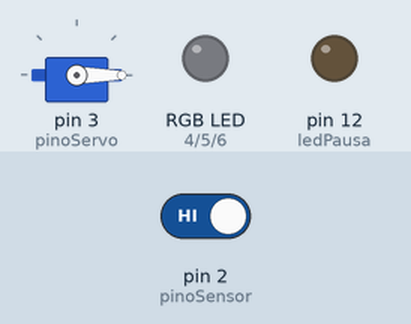
Recording of a sketch running on a simulated Arduino Uno, built with avr-gcc and run on an emulated ATmega328P. On the bench: servo, an RGB LED mixed from three pins (HIGH = lit), output pins drawn as LEDs (lit = HIGH). Dashed ring = blinking. The test bench sets the inputs (shaded band); at power-on: pin 2 (pinoSensor) HIGH.

Above: at 1.7 s.
1.8 s: pin 2 (pinoSensor) driven LOW
At 3.6 s:
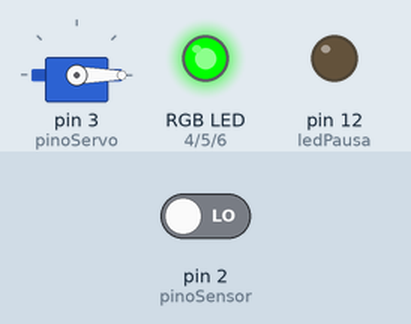
At 4.6 s:
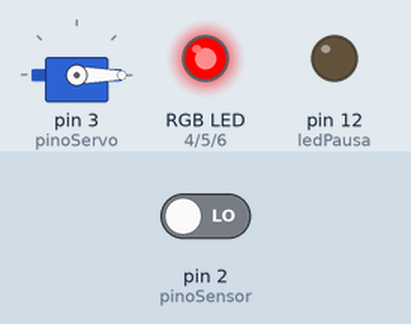
4.8 s: pin 2 (pinoSensor) driven HIGH
At 10.2 s:
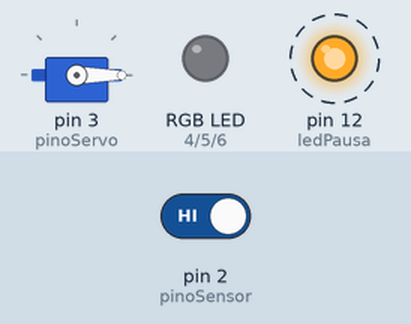
Timing chart, 0 to 13.8 s (numbered marks = the images above; inputs shaded):
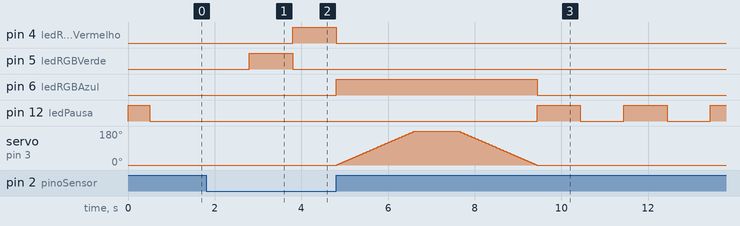

The sketch:

descarga.ino
```cpp
#include <Servo.h>

const int pinoSensor = 2;
const int pinoServo = 3;

const int ledRGBVermelho = 4;
const int ledRGBVerde = 5;
const int ledRGBAzul = 6;

const int ledPausa = 12;

bool numeroUm = false;
bool numeroDois = false;

Servo objetoServo;

void setup() {

  Serial.begin (9600);

  objetoServo.attach(pinoServo);
  objetoServo.write(0);

  pinMode(pinoSensor, INPUT);

  pinMode(ledRGBVermelho, OUTPUT);
  analogWrite(ledRGBVermelho, 0);

  pinMode(ledRGBVerde, OUTPUT);
  analogWrite(ledRGBVerde, 0);

  pinMode(ledRGBAzul, OUTPUT);
  analogWrite(ledRGBAzul, 0);

  pinMode(ledPausa, OUTPUT);
  digitalWrite(ledPausa, HIGH);
  delay(500);
  digitalWrite(ledPausa, LOW);
}

void loop() {

  rgbDesligado();

  int contadorDescarga = 0;

  while (digitalRead(pinoSensor) == LOW) {

    contadorDescarga++;

    if ( contadorDescarga > 10 ) {

      rgbVerde();
      numeroUm = true;
    }

    if ( contadorDescarga > 20 ) {

      rgbVermelho();
      numeroUm = false;
      numeroDois = true;
    }

    if ( contadorDescarga > 55 ) {

      rgbDesligado();
      numeroUm = false;
      numeroDois = false;
    }

    delay(100);
  }

  rgbDesligado();

  if ( numeroUm || numeroDois ) {

    if ( numeroUm ) {

      numeroUm = false;
      rgbAzul();
      descargaNumeroUm();
    }

    if ( numeroDois ) {

      numeroDois = false;
      rgbAzul();
      descargaNumeroDois();
    }

    rgbDesligado();
    esperaDescarga();
  }
}

void descargaNumeroUm() {

  int posicao = 0;

  for (posicao = 0; posicao < 180; posicao++) {
    objetoServo.write(posicao);
    delay(10);
  }
  delay(500);
  for (posicao = 180; posicao >= 0; posicao--) {
    objetoServo.write(posicao);
    delay(10);
  }
}

void descargaNumeroDois() {

  int posicao = 0;

  for (posicao = 0; posicao < 180; posicao++) {
    objetoServo.write(posicao);
    delay(10);
  }
  delay(1000);
  for (posicao = 180; posicao >= 0; posicao--) {
    objetoServo.write(posicao);
    delay(10);
  }
}

void esperaDescarga() {

  int espera = 0;

  while (espera < 20) {
    digitalWrite(ledPausa, HIGH);
    delay(1000);
    digitalWrite(ledPausa, LOW);
    delay(1000);
    espera++;
  }

  espera = 0;
  while (espera < 3) {
    digitalWrite(ledPausa, HIGH);
    delay(50);
    digitalWrite(ledPausa, LOW);
    delay(50);
    espera++;
  }

}

void rgbVermelho() {

  analogWrite(ledRGBVermelho, 255);
  analogWrite(ledRGBVerde, 0);
  analogWrite(ledRGBAzul, 0);
}

void rgbVerde() {

  analogWrite(ledRGBVermelho, 0);
  analogWrite(ledRGBVerde, 255);
  analogWrite(ledRGBAzul, 0);
}

void rgbAzul() {

  analogWrite(ledRGBVermelho, 0);
  analogWrite(ledRGBVerde, 0);
  analogWrite(ledRGBAzul, 255);
}

void rgbDesligado() {

  digitalWrite(ledRGBVermelho, LOW);
  digitalWrite(ledRGBVerde, LOW);
  digitalWrite(ledRGBAzul, LOW);
}
```

Measured:
- after the input at 1.8 s, pin 4 (ledRGBVermelho): LOW → HIGH after 2.0 s; pin 5 (ledRGBVerde): LOW → HIGH after 1.0 s, → LOW 1.0 s later
- after the input at 4.8 s, pin 4 (ledRGBVermelho): HIGH → LOW after 0.00 s instead of 2.5 s; pin 6 (ledRGBAzul): LOW → HIGH at once, → LOW 4.6 s later; pin 12 (ledPausa): alternates HIGH for 1.0 s and LOW for 1.0 s, starting after 4.6 s; servo on pin 3 (pinoServo): rises from 0° to 180° in 2.8 s, then falls to 0° in 1.8 s
